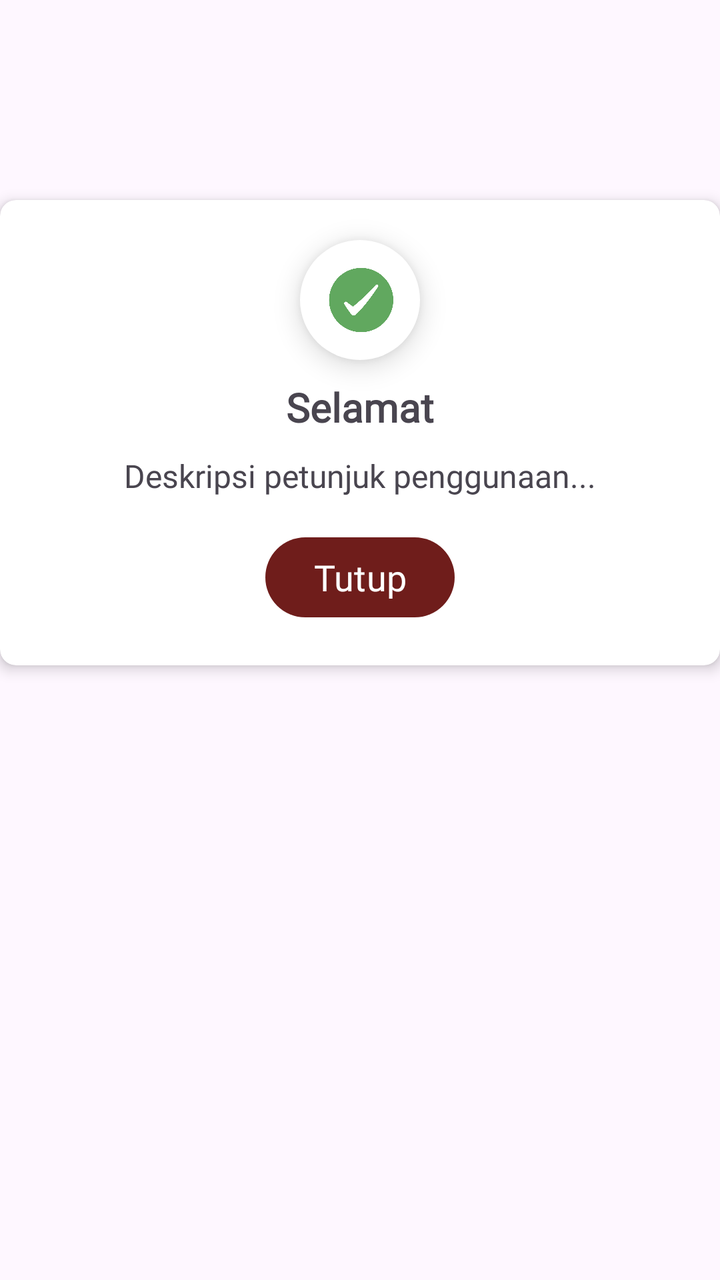
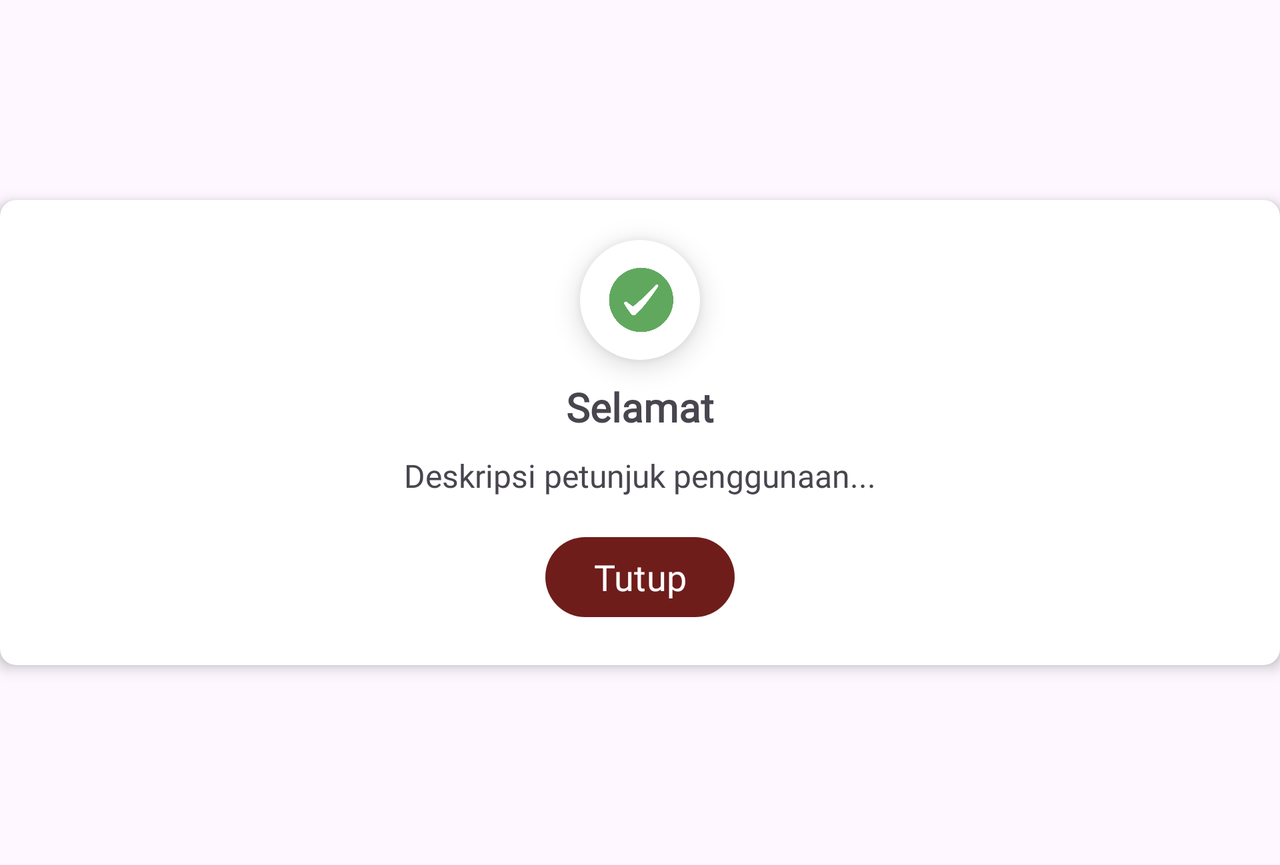

First picture: res/layout/ on a phone held upright. Second picture: the repository's own variant of that layout, on a device whose configuration matches the variant's folder. Source for both follows.
<!-- AndroidManifest.xml: application theme Theme.BangkitCapstone -->
<!-- res/layout/result_dialog_drawing.xml -->
<?xml version="1.0" encoding="utf-8"?>
<RelativeLayout xmlns:android="http://schemas.android.com/apk/res/android"
    xmlns:app="http://schemas.android.com/apk/res-auto"
    android:layout_width="match_parent"
    android:layout_height="match_parent">

    <androidx.cardview.widget.CardView
        android:layout_width="match_parent"
        android:layout_height="wrap_content"
        android:layout_marginTop="100dp"
        android:layout_marginBottom="100dp"
        android:gravity="center"
        android:padding="16dp"
        app:cardCornerRadius="8dp"
        app:cardElevation="4dp">

        <LinearLayout
            android:layout_width="match_parent"
            android:layout_height="wrap_content"
            android:orientation="vertical">

            <ImageView
                android:id="@+id/image_icon"
                android:layout_width="60dp"
                android:layout_height="60dp"
                android:layout_gravity="center"
                android:layout_marginTop="20dp"
                android:background="@drawable/circle_background"
                android:contentDescription="Small Icon"
                android:elevation="8dp"
                android:padding="12dp"
                android:src="@drawable/checklist" />

            <TextView
                android:id="@+id/text_info"
                android:layout_width="wrap_content"
                android:layout_height="wrap_content"
                android:text="Selamat"
                android:layout_marginTop="10dp"
                android:fontFamily="@font/poppins_bold"
                android:textSize="20dp"
                android:textStyle="bold"
                android:layout_gravity="center"/>

            <TextView
                android:id="@+id/text_result"
                android:layout_width="wrap_content"
                android:layout_height="wrap_content"
                android:text="Deskripsi petunjuk penggunaan..."
                android:fontFamily="@font/poppins_medium"
                android:textSize="16dp"
                android:layout_marginStart="20dp"
                android:layout_marginEnd="20dp"
                android:layout_gravity="center"
                android:layout_marginTop="10dp"
                android:layout_marginBottom="16dp"/>




            <Button
                android:id="@+id/btn_close_result_drawing"
                android:layout_width="wrap_content"
                android:layout_height="wrap_content"
                android:text="Tutup"
                android:fontFamily="@font/poppins_bold"
                android:textSize="18dp"
                android:layout_centerInParent="true"
                android:layout_marginBottom="20dp"
                android:layout_gravity="center"/>
        </LinearLayout>
    </androidx.cardview.widget.CardView>
</RelativeLayout>
<!-- resources referenced by this layout -->
<resources>
  <!-- drawable checklist: png bitmap (drawable, 38202 bytes) -->
  <!-- drawable circle_background (drawable) -->
  <?xml version="1.0" encoding="utf-8"?>
  <shape xmlns:android="http://schemas.android.com/apk/res/android"
      android:shape="oval">
      <solid android:color="@color/white" /> 
  </shape>
  <style name="Theme.BangkitCapstone" parent="Base.Theme.BangkitCapstone" />
  <color name="white">#FFFFFFFF</color>
  <style name="Base.Theme.BangkitCapstone" parent="Theme.Material3.DayNight.NoActionBar">
          
          
          <item name="colorPrimary">@color/red</item>
      </style>
  <color name="red">#6F1D1b</color>
</resources>
<!-- res/layout-land/result_dialog_drawing.xml (the repository's variant of the layout above) -->
<!-- drawn on the phone turned sideways -->
<?xml version="1.0" encoding="utf-8"?>
<ScrollView xmlns:android="http://schemas.android.com/apk/res/android"
    android:layout_width="match_parent"
    android:layout_height="match_parent">

    <RelativeLayout
        xmlns:app="http://schemas.android.com/apk/res-auto"
        android:layout_width="match_parent"
        android:layout_height="match_parent">

        <androidx.cardview.widget.CardView
            android:layout_width="match_parent"
            android:layout_height="wrap_content"
            android:layout_marginTop="100dp"
            android:layout_marginBottom="100dp"
            android:gravity="center"
            android:padding="16dp"
            app:cardCornerRadius="8dp"
            app:cardElevation="4dp">

            <LinearLayout
                android:layout_width="match_parent"
                android:layout_height="wrap_content"
                android:orientation="vertical">

                <ImageView
                    android:id="@+id/image_icon"
                    android:layout_width="60dp"
                    android:layout_height="60dp"
                    android:layout_gravity="center"
                    android:layout_marginTop="20dp"
                    android:background="@drawable/circle_background"
                    android:contentDescription="Small Icon"
                    android:elevation="8dp"
                    android:padding="12dp"
                    android:src="@drawable/checklist" />

                <TextView
                    android:id="@+id/text_info"
                    android:layout_width="wrap_content"
                    android:layout_height="wrap_content"
                    android:text="Selamat"
                    android:layout_marginTop="10dp"
                    android:fontFamily="@font/poppins_bold"
                    android:textSize="20dp"
                    android:textStyle="bold"
                    android:layout_gravity="center"/>

                <TextView
                    android:id="@+id/text_result"
                    android:layout_width="wrap_content"
                    android:layout_height="wrap_content"
                    android:text="Deskripsi petunjuk penggunaan..."
                    android:fontFamily="@font/poppins_medium"
                    android:textSize="16dp"
                    android:layout_marginStart="20dp"
                    android:layout_marginEnd="20dp"
                    android:layout_gravity="center"
                    android:layout_marginTop="10dp"
                    android:layout_marginBottom="16dp"/>

                <Button
                    android:id="@+id/btn_close_result_drawing"
                    android:layout_width="wrap_content"
                    android:layout_height="wrap_content"
                    android:text="Tutup"
                    android:fontFamily="@font/poppins_bold"
                    android:textSize="18dp"
                    android:layout_centerInParent="true"
                    android:layout_marginBottom="20dp"
                    android:layout_gravity="center"/>
            </LinearLayout>
        </androidx.cardview.widget.CardView>
    </RelativeLayout>
</ScrollView>
